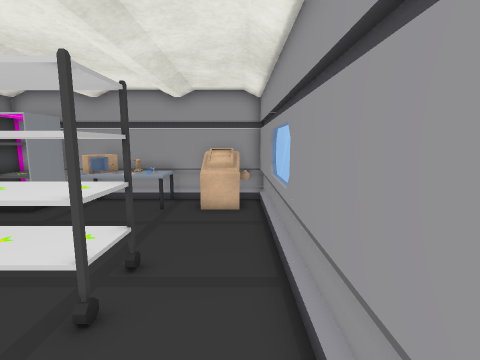
view 1 (above)

14 first-person views from a walk through a 3-D level made in the Unity game engine. The camera is 1.4 m above the floor, tilts 8° down and sees 85° across. The floor is counted in squares, 0.5 m on a side. Each view is taken from the middle of a square. On the plan, view 1 faces up. The plan holds only what a view shows up to about 19 squares ahead; the rest is blank. The player is left out. Door leaves are left out, so doorways stand open. Some surface patterns are stand-ins.

view 2
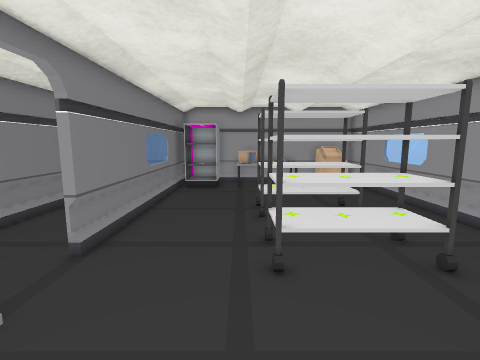

view 3
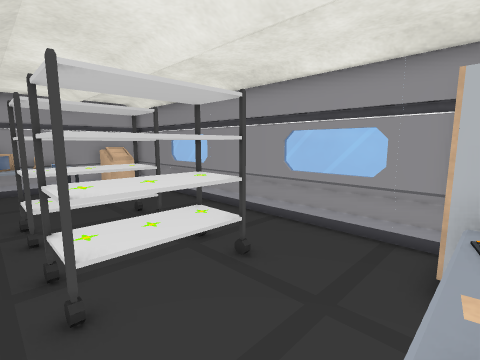

view 4
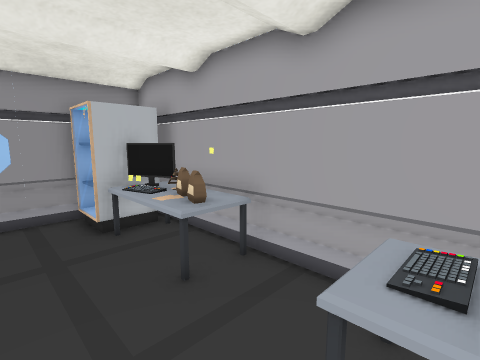

view 5
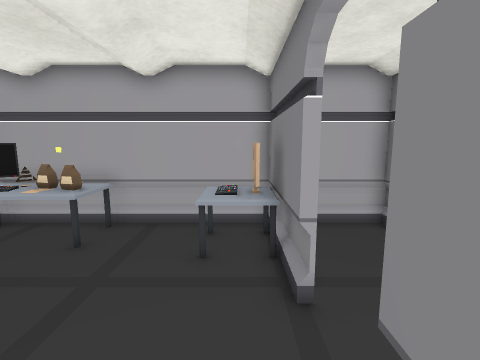

view 6
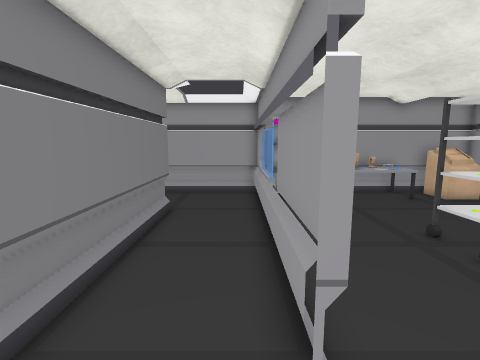

view 7
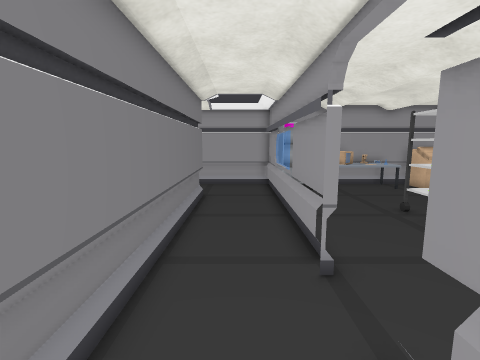

view 8
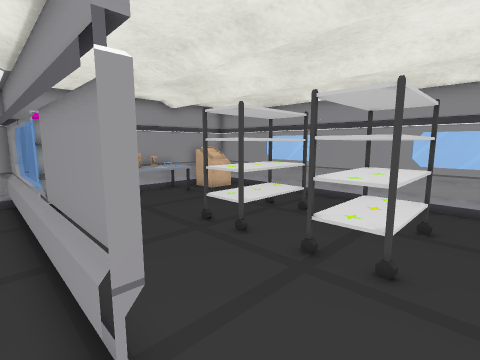

view 9
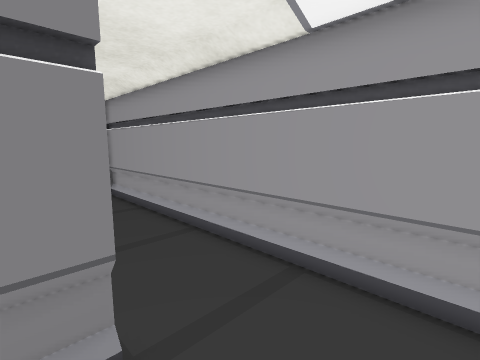

view 10
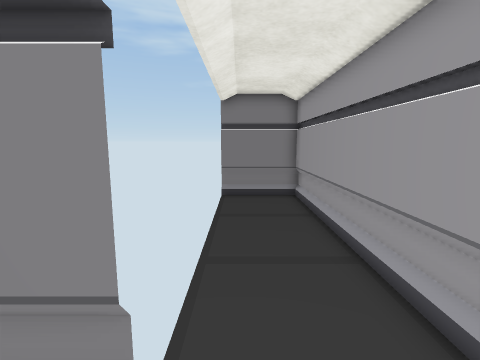

view 11
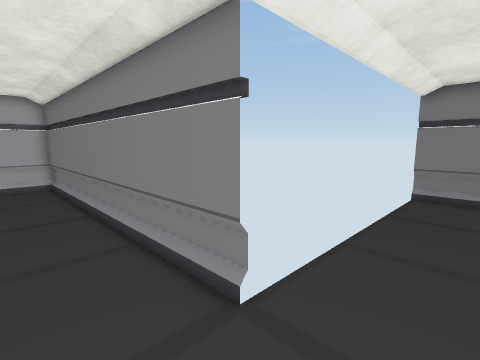

view 12
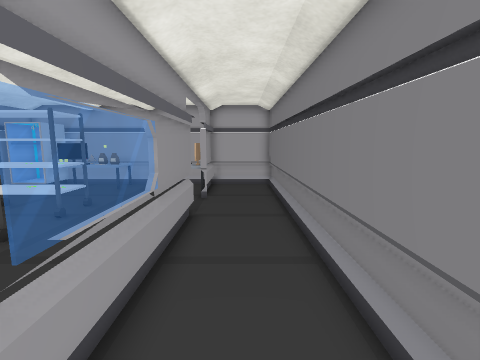

view 13
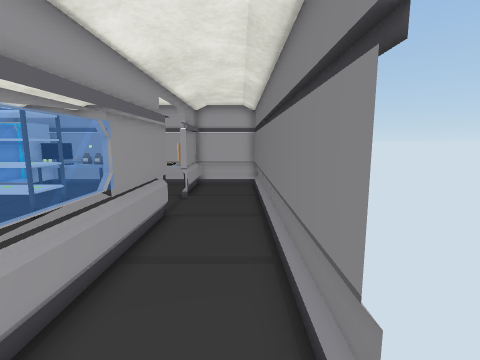

view 14
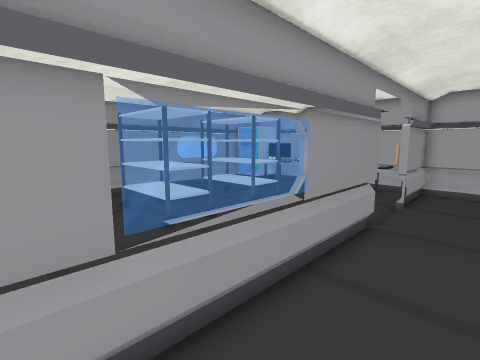

### Floor plan
Points are (right, up) in squares from view 1. A wall is a line through its corners. A room is listed if a view was taken in it or the views show most of it. See-through windows are left out.
Room 1 (views 1, 2, 3, 4, 5)
walls: (-11, -2.2) (-11, -7.2); (1, -5.1) (1, 13.2); (-11, -7) (-0.4, -7); (1.2, 13) (-8.7, 13); (-11, 13.2) (-11, 0.3)
low walls: (-11.2, 7.4) (-11.2, 0.3); (-11.2, -2.2) (-11.2, -6.4); (-11.2, 9.3) (-11.2, 7.5); (1.2, -5.1) (1.2, 13.2) (0, 13.2); (-3.5, -7.2) (-1, -7.2); (-7.5, 13.2) (-8.1, 13.2); (-11.2, 11.5) (-11.2, 9.4); (-1.1, 13.2) (-7.2, 13.2); (-11, -7.2) (-4.5, -7.2)
ways out: open door at (-11, -1) to room 2
objects: monitor (-10, -6) to (-10, -4); fridge (-10, 11) to (-8, 12); keyboard (-9, -6) to (-9, -5); table (-9, -4); microwave (-7, 11) to (-6, 12); table (-6, -6) to (-6, -5); shelf (-6, -1) to (-2, 1); shelf (-6, 4) to (-2, 6); bag (-5, -6) to (-5, -5); table (-5, 11) to (-5, 12); bag (-4, -6); table (-4, -5); other object (-4, 12); other object (-3, -6); keyboard (-3, -5) to (-2, -5); table (-3, 11) to (-3, 12); monitor (-2, -6); other object (-2, 11) to (0, 12); fridge (-1, -6) to (0, -4)
Room 2 (views 6, 7, 8, 9, 10, 11, 12, 13, 14)
walls: (-15, 9.1) (-15, -7.2); (-11, 0.3) (-11, 13.2); (-10.4, 13) (-27.2, 13); (-11, -3.4) (-11, -2.2); (-15.2, -7) (-11, -7); (-11, -7.2) (-11, -3.5); (-27, 13.2) (-27, 9)
low walls: (-15.2, 9.1) (-15.2, -6.4); (-11.2, 0.6) (-11.2, 13.2) (-27.2, 13.2) (-27.2, 9); (-15.2, -7.2) (-11.2, -7.2) (-11.2, -3)
ways out: open door at (-11, -1) to room 1

Positions as (right, up) in squares from view 1, and headings:
1: (0, 0), facing up
2: (-7, -6), facing up
3: (-7, -5), facing up-right
4: (-10, -2), facing down-right
5: (-10, 2), facing down
6: (-12, -2), facing up
7: (-13, -5), facing up
8: (-12, -2), facing up-right
9: (-12, 8), facing up-left
10: (-13, 10), facing left
11: (-12, 12), facing down-left
12: (-13, 11), facing down
13: (-14, 11), facing down
14: (-14, 10), facing down-right
